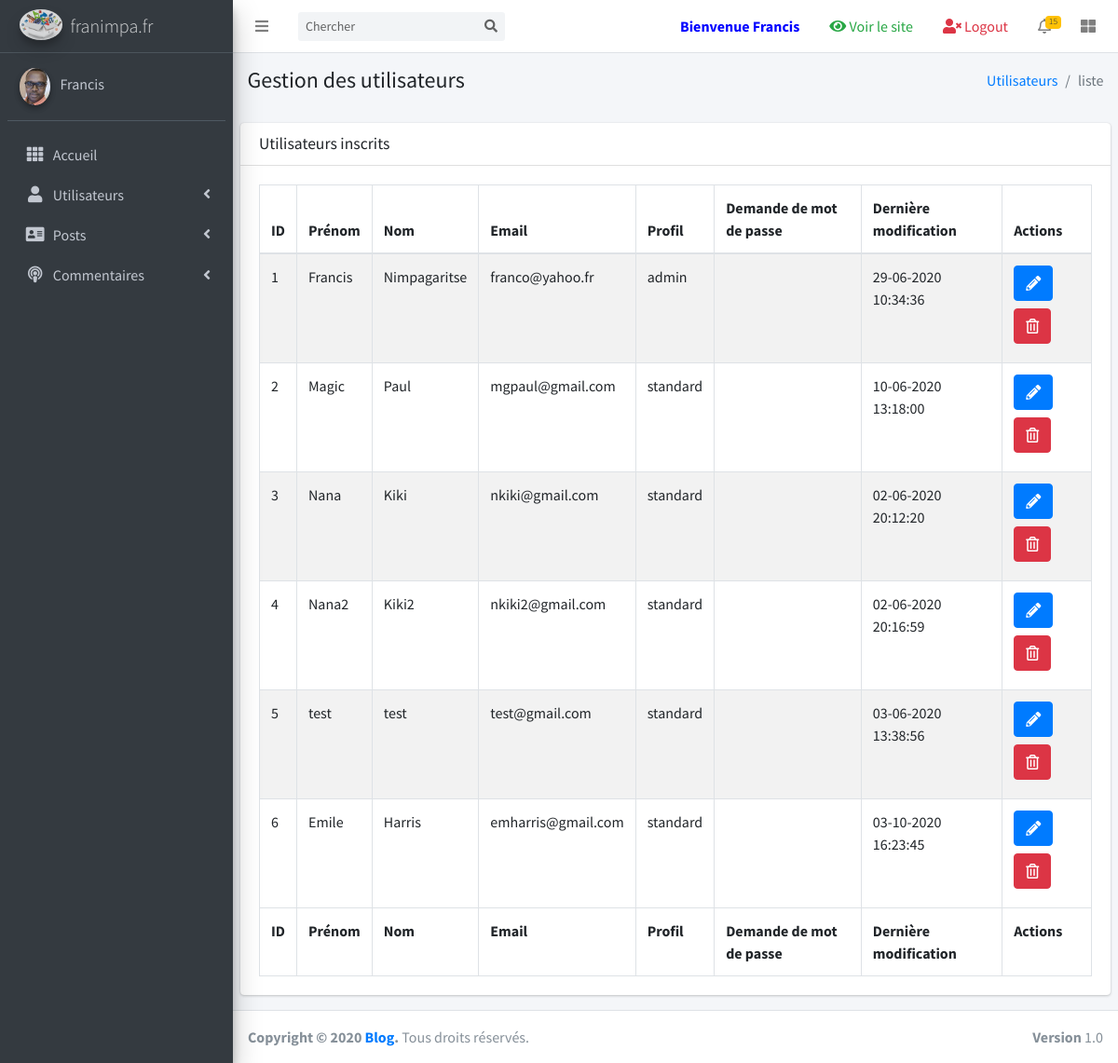
Screenshot of /user/index (signed in) with the database file from the repository.
### tables this page shows
CREATE TABLE `users` (
  `id` int(11) NOT NULL,
  `firstname` varchar(50) NOT NULL,
  `lastname` varchar(50) NOT NULL,
  `email` varchar(100) NOT NULL,
  `password` varchar(250) NOT NULL,
  `profile` varchar(20) NOT NULL DEFAULT 'standard',
  `updatedAt` datetime NOT NULL DEFAULT CURRENT_TIMESTAMP,
  `token` varchar(250) DEFAULT NULL
);

### controllers/UserController.php (called while the page is built, shortened)
<?php
class UserController extends Controller
{
    public function __construct()
    {
        $this->userManager = $this->loadModel("UserManager");
    }
    public function index()
    {
        $users = $this->userManager->findAll();
        $data = [
                'users' => $users
            ];
        $this->render('admin/user', $data);
    }
}

### core/Router.php (called while the page is built, shortened)
<?php
require_once 'HttpRequest.php';
require_once 'Token.php';
require_once 'Validator.php';
require_once($_ENV['APPROOT_REQUIRE'].'core/Controller.php');
$request = new HttpRequest();
if (!$request->getKeyExists('uc')) {
    $url[0] = "home";
} else {
    $url = explode('/',filter_var($request->getGet('uc'),FILTER_SANITIZE_URL));
}
try {
    $controller = new $controller();
    $action = $url[1] ?? "index";
    $controller->$action();
} catch(Exception $e) {
    header('Location: '. $_ENV['URL_PATH'].'home/page404');
}

### index.php (called while the page is built)
<?php
require_once 'core/Router.php';

### models/UserManager.php (called while the page is built, shortened)
<?php
require_once('entities/User.php');
class UserManager extends Model
{
    public function findAll()
    {
        $pdo = $this->getPdo();
        $this->pdoStmt = $pdo->query('SELECT * FROM users');
        $users = [];
        while ($user = $this->pdoStmt->fetchObject('User')) {
           $users[] = $user;
        }
        return $users;
    }
}

### entities/User.php (called while the page is built, shortened)
<?php
class User
{
    private $id;
    private $firstname;
    private $lastname;
    private $email;
    private $profile;
    private $updatedAt;
    public function getId()
    {
        return $this->id;
    }
    public function getFirstname()
    {
        return $this->firstname;
    }
    public function getLastname()
    {
        return $this->lastname;
    }
    public function getEmail()
    {
        return $this->email;
    }
    public function getUpdatedAt()
    {
        return $this->updatedAt;
    }
    public function getProfile()
    {
        return $this->profile;
    }
}

### core/Validator.php (called while the page is built, shortened)
<?php
class Validator
{
    public static function escapingData($value)
    {
        $data = trim($value);
        $data = htmlspecialchars($data);
        return $data;
    }
}

### core/HttpRequest.php (called while the page is built, shortened)
<?php
class HttpRequest
{
    public function setServer($server)
    {
        return $this;
    }
    public function setPost($post)
    {
        return $this;
    }
    public function setSession($name, $value)
    {
        return $_SESSION[$name] = $value;
    }
}

### core/Token.php (called while the page is built, shortened)
<?php
class Token
{
    public static function generate()
    {
       return hash("sha512", microtime().rand(0,999999));
    }
}

### views/admin/userView.php (the view, shortened to what this page needs)
<?php $title = "Utilisateurs inscrits";
$csrf = $this->httpRequest->setSession('csrf', Token::generate());
ob_start(); ?>
  <div class="content-wrapper">
    <section class="content-header">
      <div class="container-fluid">
        <div class="row mb-2">
          <div class="col-sm-6">
            <h4>Gestion des utilisateurs</h4>
          </div>
          <div class="col-sm-6">
            <ol class="breadcrumb float-sm-right">
              <li class="breadcrumb-item"><a href="#">Utilisateurs</a></li>
              <li class="breadcrumb-item active">liste</li>
            </ol>
          </div>
        </div>
      </div>
    </section>
    <section class="content">
      <div class="row">
        <div class="col-12">
          <div class="card">
            <div class="card-header">
              <h3 class="card-title">Utilisateurs inscrits</h3>
            </div>
            <div class="card-body">
              <table id="example1" class="table table-bordered table-striped">
                <thead>
                  <tr>
                    <th>ID</th>
                    <th>Prénom</th>
                    <th>Nom</th>
                    <th>Email</th>
                    <th>Profil</th>
                    <th>Demande de mot de passe</th>
                    <th>Dernière modification</th>
                    <th>Actions</th>
                  </tr>
                </thead>
                <tbody>
                    <?php foreach($data['users'] as $user) : ?>
                        <tr>
                            <td><?=$user->getId();?></td>
                            <td><?=$user->getFirstname();?></td>
                            <td><?=$user->getLastname();?></td>
                            <td><?=$user->getEmail();?></td>
                            <td><?=$user->getProfile();?></td>
                            <td><?=$user->getNewpwd();?></td>
                            <td><?=date_format(new DateTime($user->getUpdatedAt()),"d-m-Y H:i:s");?></td>
                            <td>
                            <a href="<?=Validator::escapingData($this->env['URL_PATH'])?>user/edit/<?=$user->getId() . '&token=' . $csrf;?>" class="btn btn-primary mb-2"><i class="fas fa-pencil-alt"></i></a>
                            <a href="<?=Validator::escapingData($this->env['URL_PATH'])?>user/delete/<?=$user->getId() . '&token=' . $csrf;?>" class="btn btn-danger mb-2"><i class="far fa-trash-alt"></i></a>
                            </td>
                        </tr>
                    <?php endforeach ; ?>
                </tbody>
                <tfoot>
                <tr>
                  <th>ID</th>
                  <th>Prénom</th>
                  <th>Nom</th>
                  <th>Email</th>
                  <th>Profil</th>
                  <th>Demande de mot de passe</th>
                  <th>Dernière modification</th>
                  <th>Actions</th>
                </tr>
                </tfoot>
              </table>
            </div>
          </div>
        </div>
      </div>
    </section>
  </div>
<?php require_once 'admin_template.php'; ?>

### rows the page displays
users: id "1", firstname "Francis", lastname "Nimpagaritse", email "franco@yahoo.fr", profile "admin", updatedAt "29-06-2020 10:34:36"
users: id "2", firstname "Magic", lastname "Paul", email "mgpaul@gmail.com", profile "standard", updatedAt "10-06-2020 13:18:00"
users: id "3", firstname "Nana", lastname "Kiki", email "nkiki@gmail.com", profile "standard", updatedAt "02-06-2020 20:12:20"
users: id "4", firstname "Nana2", lastname "Kiki2", email "nkiki2@gmail.com", profile "standard", updatedAt "02-06-2020 20:16:59"
users: id "5", firstname "test", lastname "test", email "test@gmail.com", profile "standard", updatedAt "03-06-2020 13:38:56"
users: id "6", firstname "Emile", lastname "Harris", email "emharris@gmail.com", profile "standard", updatedAt "03-10-2020 16:23:45"

### other values shown
$_SESSION['user_firstname'] "Francis"
$this->httpRequest->getSession('user_firstname') "Francis"
